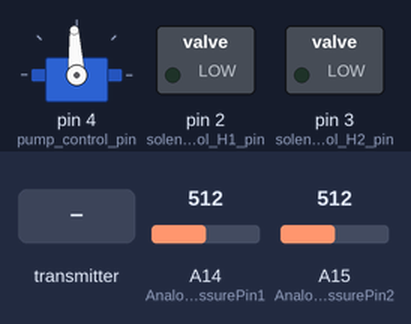
Recording of a sketch running on a simulated Arduino Mega 2560, built with avr-gcc and run on an emulated ATmega2560. Parts: servo, switched loads named in the sketch (green lamp = pin HIGH). The test bench sets the inputs (shaded band); at power-on: A14 (AnalogPressurePin1) = 512, A15 (AnalogPressurePin2) = 512.

Above: at 1.2 s.
1.3 s: the transmitter starts sending ch.4 = 172
At 2.1 s:
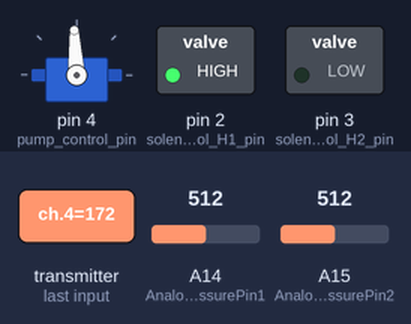
2.8 s: the transmitter starts sending ch.4 = 1811
At 3.3 s:
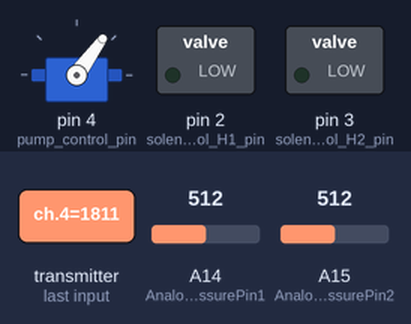
4.3 s: the transmitter starts sending ch.4 = 600
At 5.7 s:
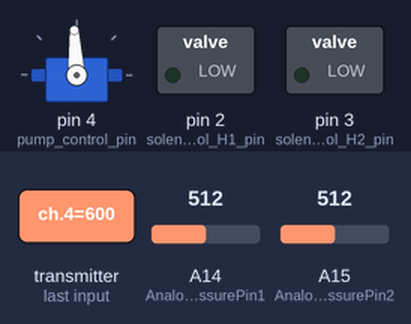
Timing chart, 0 to 7.3 s (numbered marks = the images above; inputs shaded):
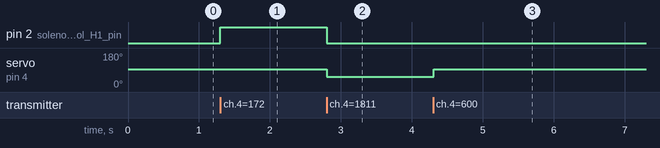

Measured:
- after the input at 1.3 s, pin 2 (solenoid_control_H1_pin): LOW → HIGH at once
- after the input at 2.8 s, pin 2 (solenoid_control_H1_pin): HIGH → LOW at once; servo on pin 4 (pump_control_pin): 93° → 54° at once
- after the input at 4.3 s, servo on pin 4 (pump_control_pin): 54° → 93° at once

The sketch:

SbusSuctionControl.ino
```cpp
#include <Servo.h>
#include <sbus.h>

const int suctionChannel = 5;
const int releaseCmd = 300;
const int attachCmd = 1800;

const int pump_control_pin = 4;
const int solenoid_control_H1_pin = 2;
const int solenoid_control_H2_pin = 3;

const int pump_on_us = 1100;
const int pump_off_us = 1500;

const int AnalogPressurePin1 = 14;
const int AnalogPressurePin2 = 15;
const float Patm = 930.0;
const float Pmin = 350.0;

bfs::SbusRx sbus_rx(&Serial2);
bfs::SbusData data;
Servo pump_controller;

int count = 0;
float P1;
float P2;
float alpha = 0.1;

void setup() {
  // put your setup code here, to run once:
  Serial1.begin(57600);
  sbus_rx.Begin();
  pump_controller.attach(pump_control_pin);
  pump_controller.write(pump_off_us);
  pinMode(solenoid_control_H1_pin,OUTPUT);
  pinMode(solenoid_control_H2_pin, OUTPUT);
  digitalWrite(solenoid_control_H2_pin,LOW);
  P1 = Patm;
  P2 = Patm;
}

void loop() {
  // put your main code here, to run repeatedly:
  if (sbus_rx.Read()){
    data = sbus_rx.data();
    if(data.ch[suctionChannel-1]<releaseCmd){
      digitalWrite(solenoid_control_H1_pin, HIGH);
      pump_controller.write(pump_off_us);
    }
    else if(data.ch[suctionChannel-1]>attachCmd){
      digitalWrite(solenoid_control_H1_pin, LOW);
      pump_controller.write(pump_on_us);
    }
    else{
      digitalWrite(solenoid_control_H1_pin, LOW);
      pump_controller.write(pump_off_us);
    }
  }
  updatePressure();
  if (count++ >= 200){
    reportPressure();
    count = 0;
  }
}

void updatePressure(){
    P1 = alpha * map(analogRead(AnalogPressurePin1),Pmin,Patm,40.0,0.0) + (1.0-alpha)*P1;
    P2 = alpha * map(analogRead(AnalogPressurePin2),Pmin,Patm,40.0,0.0) + (1.0-alpha)*P2;
}

void reportPressure(){

  Serial1.print(P1);
  Serial1.print(", ");
  Serial1.println(P2);
}
```
